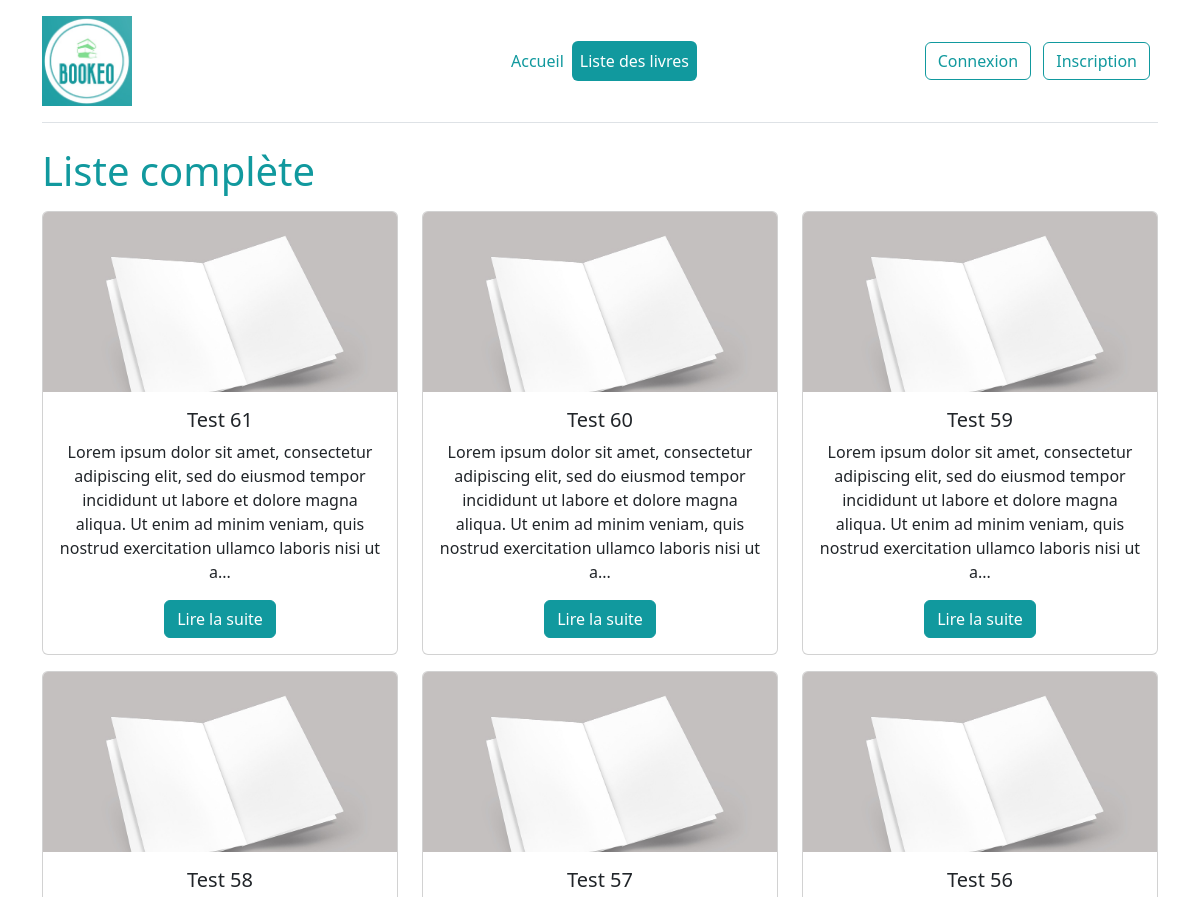
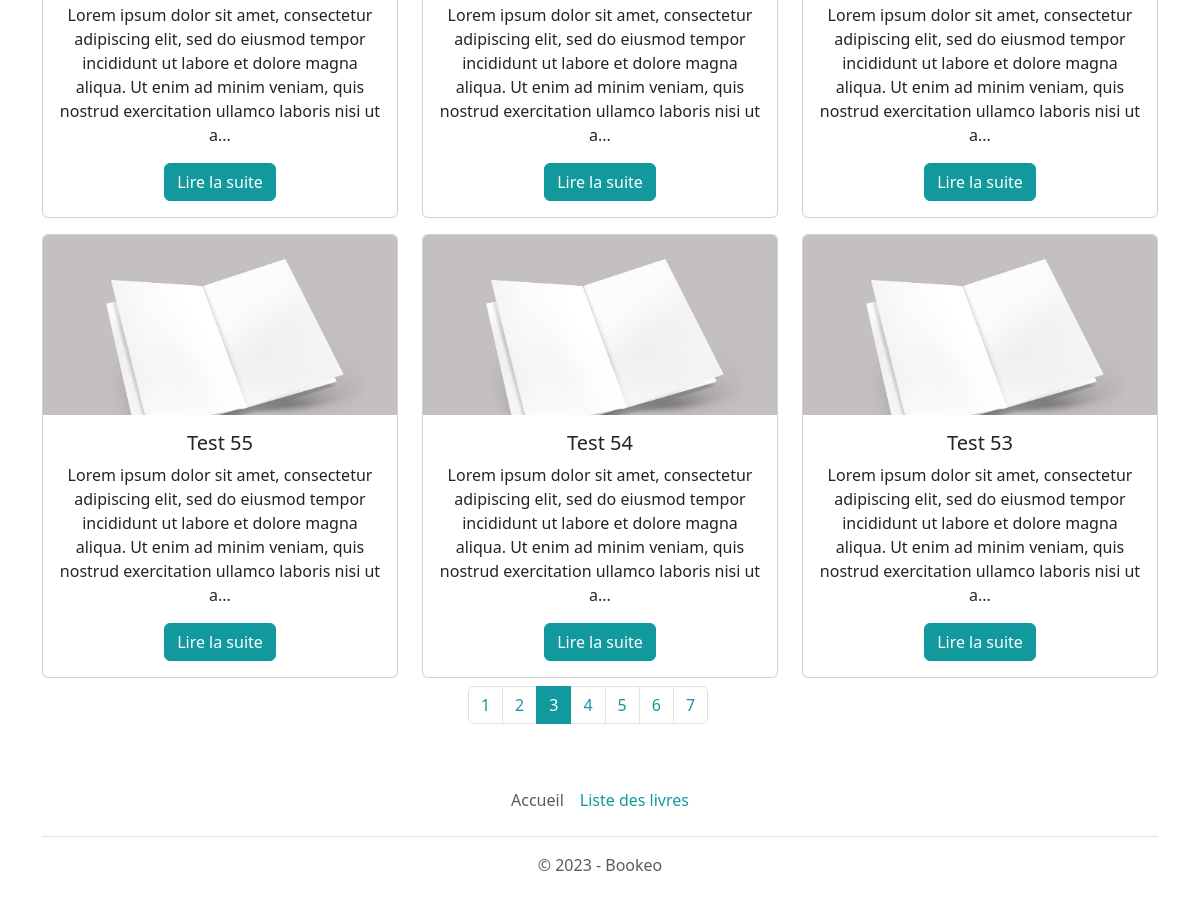
The app's page /index.php?controller=book&action=list&page=3 with its own data (2 pictures, top to bottom).
### tables this page shows
CREATE TABLE IF NOT EXISTS `book` (
    `id` int(11) UNSIGNED NOT NULL AUTO_INCREMENT,
    `title` varchar(255) NOT NULL,
    `description` text,
    `image` varchar(255) DEFAULT NULL,
    `type_id` int(10) UNSIGNED DEFAULT NULL,
    `author_id` int(10) UNSIGNED DEFAULT NULL,
    PRIMARY KEY (`id`),
    KEY `author_id` (`author_id`),
    KEY `type_id` (`type_id`)
    );

### index.php (called while the page is built, shortened)
<?php
$controller = new Controller();
$controller->route();
?>

### db_config.php (called while the page is built)
<?php
    return [
        'db_name' => 'bookeo',
        'db_user' => 'LinaBookeo',
        'db_password' => 'Bookeo',
        'db_port' => '8889',
        'db_host' => 'localhost'
    ];

### App/Db/Mysql.php (called while the page is built, shortened)
<?php
class Mysql
{
    private $db_name;
    private $db_user;
    private $db_password;
    private $db_port;
    private $db_host;
    private $pdo = null;
    private static $_instance = null;
    private function __construct()
    {
        $conf = require_once _ROOTPATH_.'/db_config.php';
        if (isset($conf['db_name'])) {
            $this->db_name = $conf['db_name'];
        }
        if (isset($conf['db_user'])) {
            $this->db_user = $conf['db_user'];
        }
        if (isset($conf['db_password'])) {
            $this->db_password = $conf['db_password'];
        }
        if (isset($conf['db_port'])) {
            $this->db_port = $conf['db_port'];
        }
        if (isset($conf['db_host'])) {
            $this->db_host = $conf['db_host'];
        }
    }
    public static function getInstance():self
    {
        if (is_null(self::$_instance)) {
            self::$_instance = new Mysql();
        }
        return self::$_instance;
    }
    public function getPDO():\PDO
    {
        if (is_null($this->pdo)) {
            $this->pdo = new \PDO('mysql:dbname=' . $this->db_name . ';charset=utf8;host=' . $this->db_host.':'.$this->db_port, $this->db_user, $this->db_password);
        }
        return $this->pdo;
    }
}

### App/Repository/Repository.php (called while the page is built, shortened)
<?php
class Repository
{
    public function __construct()
    {
        $mysql = Mysql::getInstance();
        $this->pdo = $mysql->getPDO();
    }
}

### App/Repository/BookRepository.php (called while the page is built, shortened)
<?php
class BookRepository extends Repository
{
    public function findAll(int $limit = null, int $page = null): array
    {
        if ($limit == null && $page == null) {
            $query = $this->pdo->prepare('SELECT * FROM book Order BY id Desc');
        }
        else if ($page == null){
            $query = $this->pdo->prepare('SELECT * FROM book Order BY id Desc LIMIT :limit');
            $query->bindValue(':limit', $limit, $this->pdo::PARAM_INT);
        }
        else {
            $page = ($page - 1) * $limit;
            $query = $this->pdo->prepare('SELECT * FROM book Order BY id Desc LIMIT :limit OFFSET :offset');
            $query->bindValue(':limit', $limit, $this->pdo::PARAM_INT);
            $query->bindValue(':offset', $page, $this->pdo::PARAM_INT);
        }
        $query->execute();
        $books = $query->fetchAll($this->pdo::FETCH_ASSOC);
        $booksArray = [];
        foreach ($books as $book) {
                    $book = Book::createAndHydrate($book);
                    $authorRepository = new AuthorRepository();
                    $author =  $authorRepository->findOneById($book->getAuthorId());
                    $book->setAuthor($author);
                    $typeRepository = new TypeRepository();
                    $type =  $typeRepository->findOneById($book->getTypeId());
                    $book->setType($type);
                    $booksArray[] = $book;
                }
        return $booksArray;
    }
    public function count(): int
    {
        $query = $this->pdo->prepare("SELECT COUNT(*) as total_books FROM book");
        $query->execute();
        $total = $query->fetch($this->pdo::FETCH_ASSOC);
        if ($total && !empty($total['total_books'])) {
            $total = $total['total_books'];
        } else {
            $total = 0;
        }
        return $total;
    }
}

### App/Entity/Entity.php (called while the page is built, shortened)
<?php
class Entity
{
    public static function createAndHydrate(array $data): static
    {
        $entity = new static();
        $entity->hydrate($data);
        return $entity;
    }
    public function hydrate(array $data)
    {
        if (count($data) > 0) {
            foreach ($data as $key => $value) {
                $methodName = 'set' . StringTools::toPascalCase($key);
            }
        }
    }
}

### App/Tools/StringTools.php (called while the page is built, shortened)
<?php
class StringTools
{
    public static function toCamelCase(string $value, $pascalCase = false): string
    {
        $value = ucwords(str_replace(array('-', '_'), ' ', $value));
        $value = str_replace(' ', '', $value);
        if ($pascalCase === false) {
            return lcfirst($value);
        } else {
            return $value;
        }
    }
    public static function toPascalCase(string $value): string
    {
        return self::toCamelCase($value, true);
    }
}

### App/Entity/Book.php (called while the page is built, shortened)
<?php
class Book extends Entity
 {
    protected ?int $type_id = 0;
    protected ?int $author_id = 0;
    public function setId(?int $id): self
    {
        return $this;
    }
    public function setTitle(string $title): self
    {
        return $this;
    }
    public function setDescription(string $description): self
    {
        return $this;
    }
    public function setImage(?string $image): self
    {
        return $this;
    }
    public function getTypeId(): ?int
    {
        return $this->type_id;
    }
    public function setTypeId(?int $type_id): self
    {
        $this->type_id = $type_id;
        return $this;
    }
    public function getAuthorId(): ?int
    {
        return $this->author_id;
    }
    public function setAuthorId(?int $author_id): self
    {
        $this->author_id = $author_id;
        return $this;
    }
    public function setAuthor(Author $author): self
    {
        return $this;
    }
 }

### App/Repository/AuthorRepository.php (called while the page is built, shortened)
<?php
class AuthorRepository extends Repository
{
    public function findOneById(int $id): Author|bool
    {
        $query = $this->pdo->prepare('SELECT * FROM author WHERE id = :id');
        $query->bindValue(':id', $id, $this->pdo::PARAM_INT);
        $query->execute();
        $author = $query->fetch($this->pdo::FETCH_ASSOC);
        if ($author) {
            return Author::createAndHydrate($author);
        } else {
            return false;
        }
    }
}

### App/Entity/Author.php (called while the page is built, shortened)
<?php
class Author extends Entity
{
    public function setId(?int $id): self
    {
        return $this;
    }
    public function setLastName(?string $last_name): self
    {
        return $this;
    }
    public function setFirstName(?string $first_name): self
    {
        return $this;
    }
    public function setNickname(?string $nickname): self
    {
        return $this;
    }
}

### App/Repository/TypeRepository.php (called while the page is built, shortened)
<?php
class TypeRepository extends Repository
{
    public function findOneById(int $id): Type|bool
    {
        $query = $this->pdo->prepare('SELECT * FROM type WHERE id = :id');
        $query->bindValue(':id', $id, $this->pdo::PARAM_INT);
        $query->execute();
        $type = $query->fetch($this->pdo::FETCH_ASSOC);
        if ($type) {
            return Type::createAndHydrate($type);
        } else {
            return false;
        }
    }
}

### App/Entity/Type.php (called while the page is built, shortened)
<?php
class Type extends Entity
{
    public function setId(?int $id): self
    {
        return $this;
    }
    public function setName(?string $name): self
    {
        return $this;
    }
}

### templates/book/list.php (the view)
<?php require_once _ROOTPATH_ . '/templates/header.php'; ?>
<h1>Liste complète</h1>
    <div class="row text-center mb-3">
<?php
    foreach ($books as $book) :
?>
    <div class="col-md-4 my-2 d-flex">
        <div class="card">
            <img src="<?= $book->getImagePath() ?>" class="card-img-top" alt="<?= $book->getTitle() ?>">
            <div class="card-body">
                <h5 class="card-title"><?= $book->getTitle() ?></h5>
                <p class="card-text"><?= substr($book->getDescription(), 0, 200) ?>...</p>
                <a href="index.php?controller=book&action=show&id=<?= htmlspecialchars($book->getId()) ?>" class="btn btn-primary">Lire la suite</a>
            </div>
        </div>
    </div>
<?php endforeach; ?>
<div class="row">
    <nav aria-label="Page navigation example">
        <ul class="pagination justify-content-center">
            <?php for ($i = 1; $i <= $totalPages; $i++) { ?>
                <li class="page-item">
                    <a class="page-link <?= ($page == $i) ? "active" : "" ?>" href="index.php?controller=book&action=list&page=<?= htmlspecialchars($i) ?>"><?php echo $i; ?></a>
                </li>
            <?php } ?>
        </ul>
    </nav>
</div>
<?php require_once _ROOTPATH_ . '/templates/footer.php'; ?>

### assets/css/custom.css (style rules this page uses)
* { margin: 0; padding: 0; }

### records on screen
book: title "Test 61", description "Lorem ipsum dolor sit amet, consectetur adipiscing elit, sed do eiusmod tempor incididunt ut labore et dolore magna aliqua. Ut enim ad minim veniam, quis nostrud exercitation ullamco laboris nisi ut a"
book: title "Test 60", description "Lorem ipsum dolor sit amet, consectetur adipiscing elit, sed do eiusmod tempor incididunt ut labore et dolore magna aliqua. Ut enim ad minim veniam, quis nostrud exercitation ullamco laboris nisi ut a"
book: title "Test 59", description "Lorem ipsum dolor sit amet, consectetur adipiscing elit, sed do eiusmod tempor incididunt ut labore et dolore magna aliqua. Ut enim ad minim veniam, quis nostrud exercitation ullamco laboris nisi ut a"
book: title "Test 58", description "Lorem ipsum dolor sit amet, consectetur adipiscing elit, sed do eiusmod tempor incididunt ut labore et dolore magna aliqua. Ut enim ad minim veniam, quis nostrud exercitation ullamco laboris nisi ut a"
book: title "Test 57", description "Lorem ipsum dolor sit amet, consectetur adipiscing elit, sed do eiusmod tempor incididunt ut labore et dolore magna aliqua. Ut enim ad minim veniam, quis nostrud exercitation ullamco laboris nisi ut a"
book: title "Test 56", description "Lorem ipsum dolor sit amet, consectetur adipiscing elit, sed do eiusmod tempor incididunt ut labore et dolore magna aliqua. Ut enim ad minim veniam, quis nostrud exercitation ullamco laboris nisi ut a"
book: title "Test 55", description "Lorem ipsum dolor sit amet, consectetur adipiscing elit, sed do eiusmod tempor incididunt ut labore et dolore magna aliqua. Ut enim ad minim veniam, quis nostrud exercitation ullamco laboris nisi ut a"
book: title "Test 54", description "Lorem ipsum dolor sit amet, consectetur adipiscing elit, sed do eiusmod tempor incididunt ut labore et dolore magna aliqua. Ut enim ad minim veniam, quis nostrud exercitation ullamco laboris nisi ut a"
book: title "Test 53", description "Lorem ipsum dolor sit amet, consectetur adipiscing elit, sed do eiusmod tempor incididunt ut labore et dolore magna aliqua. Ut enim ad minim veniam, quis nostrud exercitation ullamco laboris nisi ut a"
